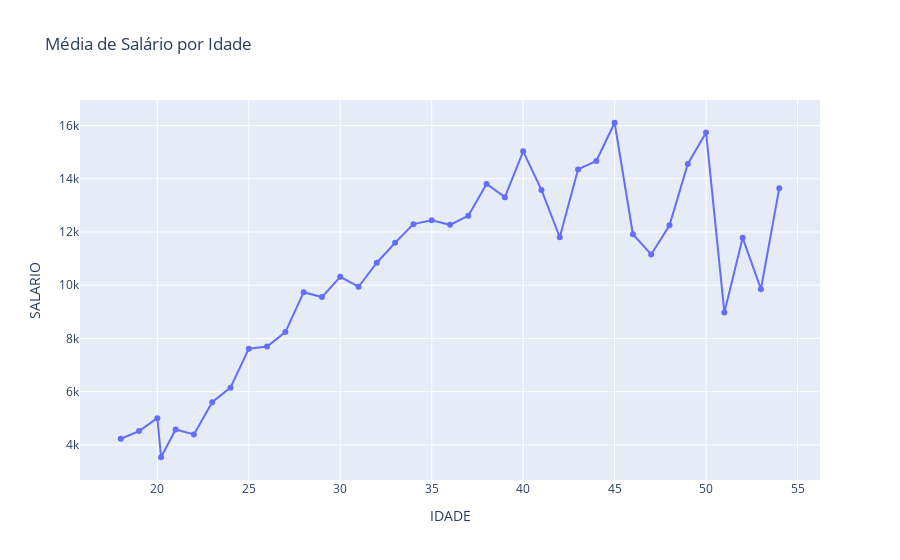

Write notebook code for a chart like this one.
### Code cell
fig.show()

### Figure 1 — Plotly figure (JSON) as saved in the notebook; plotly's stock layout.template omitted (floating-point values rounded to 4 significant figures)
{"data": [{"hovertemplate": "IDADE=%{x}<br>SALARIO=%{y}<extra></extra>", "legendgroup": "", "line": {"color": "#636efa", "dash": "solid"}, "marker": {"symbol": "circle"}, "mode": "lines+markers", "name": "", "orientation": "v", "showlegend": false, "type": "scatter", "x": [18.0, 19.0, 20.0, 20.21, 21.0, 22.0, 23.0, 24.0, 25.0, 26.0, 27.0, 28.0, 29.0, 30.0, 31.0, 32.0, 33.0, 34.0, 35.0, 36.0, 37.0, 38.0, 39.0, 40.0, 41.0, 42.0, 43.0, 44.0, 45.0, 46.0, 47.0, 48.0, 49.0, 50.0, 51.0, 52.0, 53.0, 54.0], "xaxis": "x", "y": [4230.0, 4520.0, 5004.0, 3536.0, 4579.0, 4395.0, 5602.0, 6152.0, 7616.0, 7700.0, 8237.0, 9738.0, 9555.0, 10320.0, 9942.0, 10840.0, 11590.0, 12290.0, 12440.0, 12270.0, 12610.0, 13800.0, 13310.0, 15030.0, 13580.0, 11800.0, 14350.0, 14670.0, 16100.0, 11910.0, 11160.0, 12250.0, 14560.0, 15740.0, 8978.0, 11780.0, 9850.0, 13640.0], "yaxis": "y"}], "layout": {"legend": {"tracegroupgap": 0}, "title": {"text": "Média de Salário por Idade"}, "xaxis": {"anchor": "y", "domain": [0, 1], "title": {"text": "IDADE"}}, "yaxis": {"anchor": "x", "domain": [0, 1], "title": {"text": "SALARIO"}}}}
